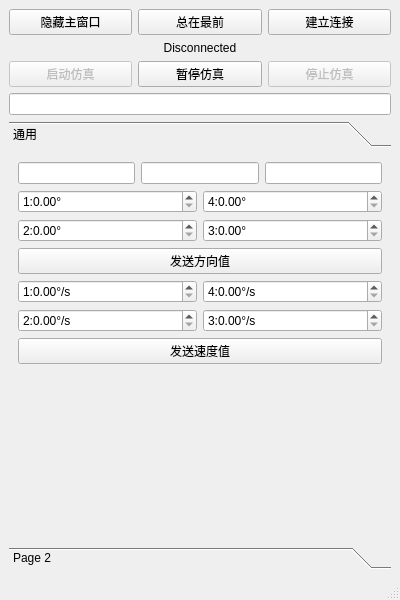
<?xml version="1.0" encoding="UTF-8"?>
<ui version="4.0">
 <class>PageVrepRudderBase</class>
 <widget class="QMainWindow" name="PageVrepRudderBase">
  <property name="geometry">
   <rect>
    <x>0</x>
    <y>0</y>
    <width>400</width>
    <height>600</height>
   </rect>
  </property>
  <property name="sizePolicy">
   <sizepolicy hsizetype="Maximum" vsizetype="Maximum">
    <horstretch>0</horstretch>
    <verstretch>0</verstretch>
   </sizepolicy>
  </property>
  <property name="maximumSize">
   <size>
    <width>400</width>
    <height>16777215</height>
   </size>
  </property>
  <property name="windowTitle">
   <string>MainWindow</string>
  </property>
  <widget class="QWidget" name="centralwidget">
   <property name="maximumSize">
    <size>
     <width>800</width>
     <height>685</height>
    </size>
   </property>
   <layout class="QVBoxLayout" name="verticalLayout_4">
    <item>
     <layout class="QVBoxLayout" name="verticalLayout_5">
      <item>
       <layout class="QHBoxLayout" name="horizontalLayout">
        <item>
         <widget class="QPushButton" name="mainWindowStatusButton">
          <property name="text">
           <string>隐藏主窗口</string>
          </property>
         </widget>
        </item>
        <item>
         <widget class="QPushButton" name="alwaysOnTopButton">
          <property name="text">
           <string>总在最前</string>
          </property>
         </widget>
        </item>
        <item>
         <widget class="QPushButton" name="connectVrepButton">
          <property name="text">
           <string>建立连接</string>
          </property>
         </widget>
        </item>
       </layout>
      </item>
      <item>
       <widget class="QLabel" name="vrepStatusLabel">
        <property name="text">
         <string>Disconnected</string>
        </property>
        <property name="alignment">
         <set>Qt::AlignCenter</set>
        </property>
       </widget>
      </item>
      <item>
       <layout class="QHBoxLayout" name="horizontalLayout_7">
        <item>
         <widget class="QPushButton" name="startSimulationButton">
          <property name="enabled">
           <bool>false</bool>
          </property>
          <property name="text">
           <string>启动仿真</string>
          </property>
         </widget>
        </item>
        <item>
         <widget class="QPushButton" name="pauseSimulationButton">
          <property name="text">
           <string>暂停仿真</string>
          </property>
         </widget>
        </item>
        <item>
         <widget class="QPushButton" name="endSimulationButton">
          <property name="enabled">
           <bool>false</bool>
          </property>
          <property name="text">
           <string>停止仿真</string>
          </property>
         </widget>
        </item>
       </layout>
      </item>
      <item>
       <widget class="QLineEdit" name="lineEdit"/>
      </item>
      <item>
       <widget class="QToolBox" name="toolBox">
        <property name="currentIndex">
         <number>0</number>
        </property>
        <widget class="QWidget" name="page_3">
         <property name="geometry">
          <rect>
           <x>0</x>
           <y>0</y>
           <width>386</width>
           <height>441</height>
          </rect>
         </property>
         <attribute name="label">
          <string>通用</string>
         </attribute>
         <layout class="QVBoxLayout" name="verticalLayout_3">
          <item>
           <layout class="QVBoxLayout" name="verticalLayout">
            <item>
             <layout class="QHBoxLayout" name="horizontalLayout_2">
              <item>
               <widget class="QLineEdit" name="lineEdit_4"/>
              </item>
              <item>
               <widget class="QLineEdit" name="lineEdit_3"/>
              </item>
              <item>
               <widget class="QLineEdit" name="lineEdit_2"/>
              </item>
             </layout>
            </item>
            <item>
             <layout class="QHBoxLayout" name="horizontalLayout_5">
              <item>
               <widget class="QDoubleSpinBox" name="dir1SpinBox">
                <property name="prefix">
                 <string>1:</string>
                </property>
                <property name="suffix">
                 <string>°</string>
                </property>
               </widget>
              </item>
              <item>
               <widget class="QDoubleSpinBox" name="dir4SpinBox">
                <property name="prefix">
                 <string>4:</string>
                </property>
                <property name="suffix">
                 <string>°</string>
                </property>
               </widget>
              </item>
             </layout>
            </item>
            <item>
             <layout class="QHBoxLayout" name="horizontalLayout_4">
              <item>
               <widget class="QDoubleSpinBox" name="dir2SpinBox">
                <property name="prefix">
                 <string>2:</string>
                </property>
                <property name="suffix">
                 <string>°</string>
                </property>
               </widget>
              </item>
              <item>
               <widget class="QDoubleSpinBox" name="dir3SpinBox">
                <property name="prefix">
                 <string>3:</string>
                </property>
                <property name="suffix">
                 <string>°</string>
                </property>
               </widget>
              </item>
             </layout>
            </item>
            <item>
             <widget class="QPushButton" name="generalSendDirButton">
              <property name="text">
               <string>发送方向值</string>
              </property>
             </widget>
            </item>
            <item>
             <layout class="QHBoxLayout" name="horizontalLayout_6">
              <item>
               <widget class="QDoubleSpinBox" name="vel1SpinBox">
                <property name="prefix">
                 <string>1:</string>
                </property>
                <property name="suffix">
                 <string>°/s</string>
                </property>
               </widget>
              </item>
              <item>
               <widget class="QDoubleSpinBox" name="vel4SpinBox">
                <property name="prefix">
                 <string>4:</string>
                </property>
                <property name="suffix">
                 <string>°/s</string>
                </property>
               </widget>
              </item>
             </layout>
            </item>
            <item>
             <layout class="QHBoxLayout" name="horizontalLayout_9"/>
            </item>
            <item>
             <layout class="QHBoxLayout" name="horizontalLayout_8">
              <item>
               <widget class="QDoubleSpinBox" name="vel2SpinBox">
                <property name="prefix">
                 <string>2:</string>
                </property>
                <property name="suffix">
                 <string>°/s</string>
                </property>
               </widget>
              </item>
              <item>
               <widget class="QDoubleSpinBox" name="vel3SpinBox">
                <property name="prefix">
                 <string>3:</string>
                </property>
                <property name="suffix">
                 <string>°/s</string>
                </property>
               </widget>
              </item>
             </layout>
            </item>
            <item>
             <widget class="QPushButton" name="generalSendVelButton">
              <property name="text">
               <string>发送速度值</string>
              </property>
             </widget>
            </item>
            <item>
             <spacer name="verticalSpacer">
              <property name="orientation">
               <enum>Qt::Vertical</enum>
              </property>
              <property name="sizeHint" stdset="0">
               <size>
                <width>20</width>
                <height>40</height>
               </size>
              </property>
             </spacer>
            </item>
           </layout>
          </item>
         </layout>
        </widget>
        <widget class="QWidget" name="page_4">
         <property name="geometry">
          <rect>
           <x>0</x>
           <y>0</y>
           <width>386</width>
           <height>441</height>
          </rect>
         </property>
         <attribute name="label">
          <string>Page 2</string>
         </attribute>
         <layout class="QVBoxLayout" name="verticalLayout_2">
          <item>
           <layout class="QHBoxLayout" name="horizontalLayout_3">
            <item>
             <widget class="QPushButton" name="pushButton_2">
              <property name="text">
               <string>PushButton</string>
              </property>
             </widget>
            </item>
           </layout>
          </item>
         </layout>
        </widget>
       </widget>
      </item>
     </layout>
    </item>
   </layout>
  </widget>
  <widget class="QStatusBar" name="statusbar"/>
 </widget>
 <resources/>
 <connections/>
</ui>
